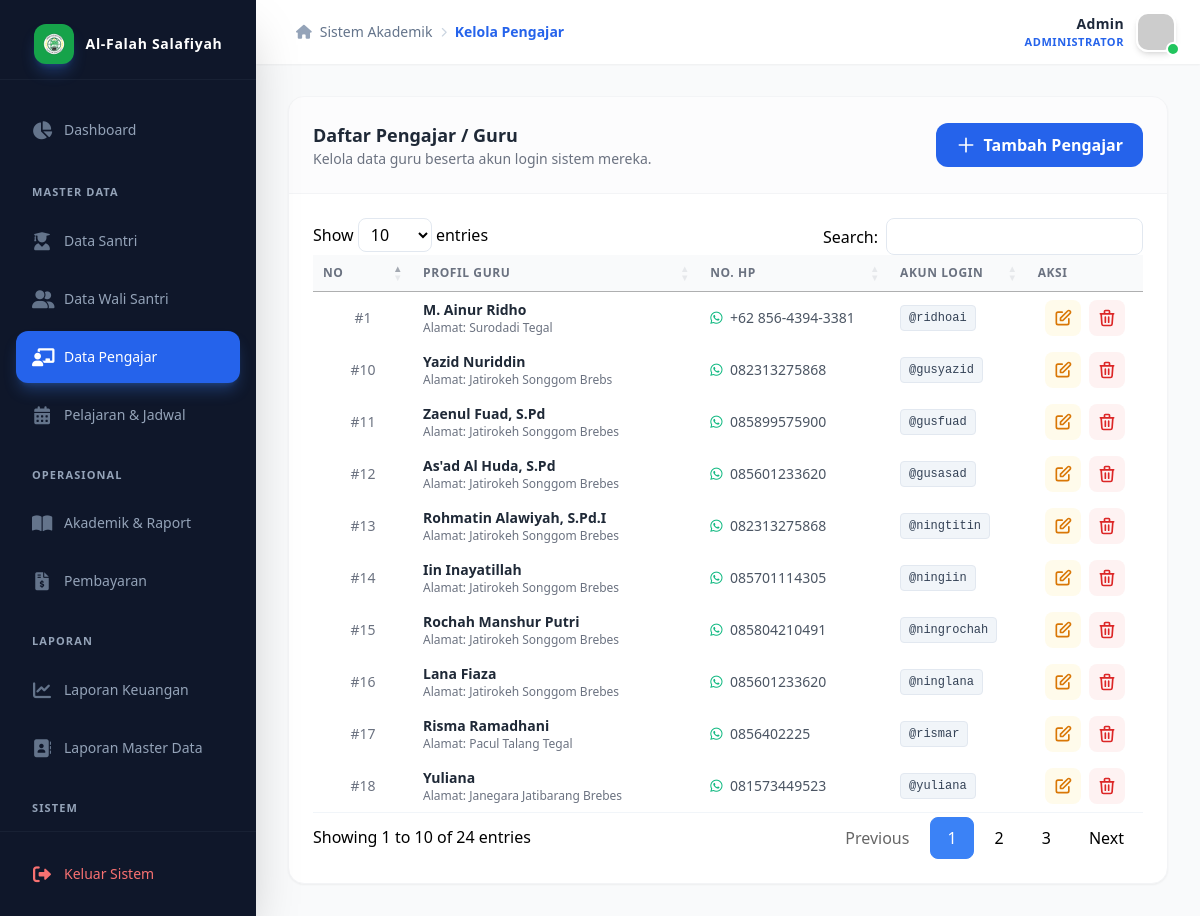
The page /admin/kelola_pengajar.php (signed in) on the database its author committed.
### tables this page shows
CREATE TABLE `pengajar` (
  `id_pengajar` int(11) NOT NULL,
  `id_user` int(11) NOT NULL,
  `alamat` text DEFAULT NULL,
  `nama_pengajar` varchar(100) NOT NULL,
  `no_hp` varchar(20) DEFAULT NULL
);

CREATE TABLE `users` (
  `id_user` int(11) NOT NULL,
  `username` varchar(50) NOT NULL,
  `password` varchar(255) NOT NULL,
  `role` enum('admin','pengajar','walisantri','pimpinan') NOT NULL,
  `created_at` timestamp NOT NULL DEFAULT current_timestamp()
);

### admin/kelola_pengajar.php (the view, shortened to what this page needs)
<?php
require_once '../koneksi.php';
include '../components/header.php';
?>
<link rel="stylesheet" href="https://cdn.datatables.net/1.13.7/css/jquery.dataTables.min.css">
<?php include '../components/sidebar.php'; ?>
<div class="flex-1 flex flex-col h-screen overflow-hidden">
    <?php include '../components/navbar.php'; ?>
    <main class="flex-1 overflow-y-auto p-4 sm:p-6 lg:p-8 relative bg-gray-50">
        <div class="bg-white rounded-2xl shadow-sm border border-gray-100 overflow-hidden">
            <div
                class="p-6 border-b border-gray-100 flex flex-col sm:flex-row sm:items-center justify-between gap-4 bg-gray-50/50">
                <div>
                    <h2 class="text-lg font-bold text-gray-800">Daftar Pengajar / Guru</h2>
                    <p class="text-sm text-gray-500">Kelola data guru beserta akun login sistem mereka.</p>
                </div>
                <button onclick="bukaModal('modal-tambah')"
                    class="w-full sm:w-auto px-5 py-2.5 bg-blue-600 text-white rounded-xl font-semibold hover:bg-blue-700 transition flex items-center justify-center gap-2">
                    <svg class="w-5 h-5" fill="none" stroke="currentColor" viewBox="0 0 24 24">
                        <path stroke-linecap="round" stroke-linejoin="round" stroke-width="2" d="M12 4v16m8-8H4"></path>
                    </svg>
                    Tambah Pengajar
                </button>
            </div>
            <div class="overflow-x-auto w-full">
                <table id="tabel-pengajar" class="w-full text-left whitespace-nowrap">
                    <thead>
                        <tr class="bg-gray-50 text-gray-500 text-xs uppercase tracking-wider">
                            <th class="p-4 font-semibold w-16 text-center">No</th>
                            <th class="p-4 font-semibold">Profil Guru</th>
                            <th class="p-4 font-semibold">No. HP</th>
                            <th class="p-4 font-semibold">Akun Login</th>
                            <th class="p-4 font-semibold text-center">Aksi</th>
                        </tr>
                    </thead>
                    <tbody class="text-sm text-gray-700">
                        <?php
                        $no = 1;
                        $data_pengajar = mysqli_query($koneksi, "SELECT p.*, u.username FROM pengajar p JOIN users u ON p.id_user = u.id_user ORDER BY p.id_pengajar DESC");
                        while ($d = mysqli_fetch_array($data_pengajar)):
                        ?>
                            <tr class="hover:bg-blue-50/30 transition-colors group border-b border-gray-50">
                                <td class="p-4 text-center text-gray-500 font-medium">#<?php echo $no++; ?></td>
                                <td class="p-4">
                                    <div>
                                        <p class="font-bold text-gray-800">
                                            <?php echo htmlspecialchars($d['nama_pengajar']); ?>
                                        </p>
                                        <p class="text-xs text-gray-500">Alamat:
                                            <?php echo $d['alamat'] ? htmlspecialchars($d['alamat']) : '-'; ?></p>
                                    </div>
                                </td>
                                <td class="p-4 text-gray-600">
                                    <?php echo $d['no_hp'] ? '<i class="fab fa-whatsapp text-emerald-500 mr-1"></i> ' . htmlspecialchars($d['no_hp']) : '<span class="italic text-gray-400">Belum di-set</span>'; ?>
                                </td>
                                <td class="p-4">
                                    <span
                                        class="inline-flex px-2 py-1 rounded bg-slate-100 text-slate-700 font-mono text-xs border border-slate-200">@<?php echo htmlspecialchars($d['username']); ?></span>
                                </td>
                                <td class="p-4">
                                    <div class="flex items-center justify-center gap-2">
                                        <button
                                            onclick="bukaModalEdit(<?php echo $d['id_pengajar']; ?>, <?php echo $d['id_user']; ?>, '<?php echo addslashes($d['alamat']); ?>', '<?php echo addslashes($d['nama_pengajar']); ?>', '<?php echo addslashes($d['no_hp']); ?>', '<?php echo addslashes($d['username']); ?>')"
                                            class="p-2 bg-amber-50 text-amber-600 hover:bg-amber-500 hover:text-white rounded-lg transition"
                                            title="Edit Data">
                                            <svg class="w-5 h-5" fill="none" stroke="currentColor" viewBox="0 0 24 24">
                                                <path stroke-linecap="round" stroke-linejoin="round" stroke-width="2"
                                                    d="M11 5H6a2 2 0 00-2 2v11a2 2 0 002 2h11a2 2 0 002-2v-5m-1.414-9.414a2 2 0 112.828 2.828L11.828 15H9v-2.828l8.586-8.586z">
                                                </path>
                                            </svg>
                                        </button>
                                        <a href="kelola_pengajar.php?hapus_user=<?php echo $d['id_user']; ?>"
                                            onclick="return confirm('Menghapus guru akan menghapus akun loginnya juga. Lanjutkan?');"
                                            class="p-2 bg-red-50 text-red-600 hover:bg-red-600 hover:text-white rounded-lg transition"
                                            title="Hapus">
                                            <svg class="w-5 h-5" fill="none" stroke="currentColor" viewBox="0 0 24 24">
                                                <path stroke-linecap="round" stroke-linejoin="round" stroke-width="2"
                                                    d="M19 7l-.867 12.142A2 2 0 0116.138 21H7.862a2 2 0 01-1.995-1.858L5 7m5 4v6m4-6v6m1-10V4a1 1 0 00-1-1h-4a1 1 0 00-1 1v3M4 7h16">
                                                </path>
                                            </svg>
                                        </a>
                                    </div>
                                </td>
                            </tr>
                        <?php endwhile; ?>
                    </tbody>
                </table>
            </div>
        </div>
    </main>
</div>
<?php include '../components/footer.php'; ?>

### admin/kelola_pengajar.php (style rules this page uses)
table.dataTable.no-footer { border-bottom: 1px solid #f1f5f9; }
table.dataTable thead th, table.dataTable thead td { border-bottom: 1px solid #f1f5f9; }

### rows shown on the page
pengajar: nama_pengajar "M. Ainur Ridho", alamat "Surodadi Tegal", no_hp "+62 856-4394-3381", id_user.username "ridhoai"
pengajar: nama_pengajar "Yazid Nuriddin", alamat "Jatirokeh Songgom Brebs", no_hp "082313275868", id_user.username "gusyazid"
pengajar: nama_pengajar "Zaenul Fuad, S.Pd", alamat "Jatirokeh Songgom Brebes", no_hp "085899575900", id_user.username "gusfuad"
pengajar: nama_pengajar "As'ad Al Huda, S.Pd", alamat "Jatirokeh Songgom Brebes", no_hp "085601233620", id_user.username "gusasad"
pengajar: nama_pengajar "Rohmatin Alawiyah, S.Pd.I", alamat "Jatirokeh Songgom Brebes", no_hp "082313275868", id_user.username "ningtitin"
pengajar: nama_pengajar "Iin Inayatillah", alamat "Jatirokeh Songgom Brebes", no_hp "085701114305", id_user.username "ningiin"
pengajar: nama_pengajar "Rochah Manshur Putri", alamat "Jatirokeh Songgom Brebes", no_hp "085804210491", id_user.username "ningrochah"
pengajar: nama_pengajar "Lana Fiaza", alamat "Jatirokeh Songgom Brebes", no_hp "085601233620", id_user.username "ninglana"
pengajar: nama_pengajar "Risma Ramadhani", alamat "Pacul Talang Tegal", no_hp "0856402225", id_user.username "rismar"
pengajar: nama_pengajar "Yuliana", alamat "Janegara Jatibarang Brebes", no_hp "081573449523", id_user.username "yuliana"

### other values the page prints
$nama_lengkap "Admin"
$role_teks "ADMINISTRATOR"
